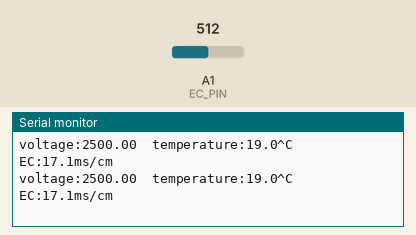
Recording of a sketch running on a simulated Arduino Uno, built with avr-gcc and run on an emulated ATmega328P. On the bench: the last lines printed to the serial monitor. The inputs (shaded band) are chosen by the test bench; at power-on: A1 (EC_PIN) = 512.

Above: at 2.8 s.
2.9 s: A1 (EC_PIN) set to 716
At 3.8 s:
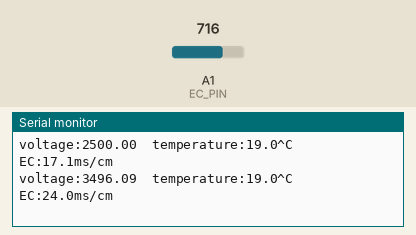
4.4 s: A1 (EC_PIN) set to 900
At 5.4 s:
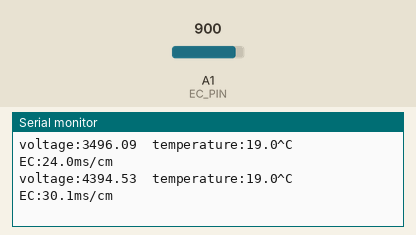
Timing chart, 0 to 7.4 s (numbered marks = the images above; inputs shaded):
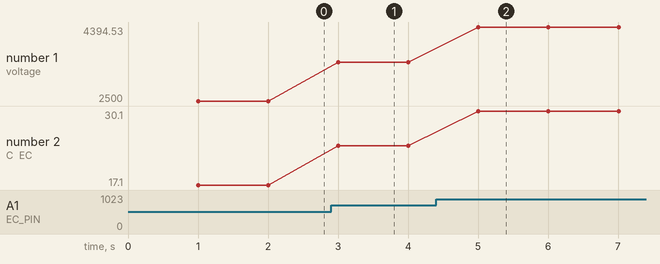

Measured:
- after the input at 2.9 s, the serial monitor: prints a new line after 0.10 s (image 1)
- after the input at 4.4 s, the serial monitor: prints a new line after 0.61 s (image 2)
- plotted number 1: 2500 → 3496.09 after the input at 2.9 s, 3496.09 → 4394.53 after the input at 4.4 s
- plotted number 2: 17.1 → 24 after the input at 2.9 s, 24 → 30.1 after the input at 4.4 s

The sketch:

ec.ino
```cpp
// (licence header left out)
#include "DFRobot_EC10.h"
#include <EEPROM.h>

#define EC_PIN A1
float voltage,ecValue,temperature = 19.0;
DFRobot_EC10 ec;

void setup()
{
  Serial.begin(115200);
  ec.begin();
}

void loop()
{
    static unsigned long timepoint = millis();
    if(millis()-timepoint>1000U)  //time interval: 1s
    {
      timepoint = millis();
      voltage = analogRead(EC_PIN)/1024.0*5000;  // read the voltage
      Serial.print("voltage:");
      Serial.print(voltage);
      //temperature = readTemperature();  // read your temperature sensor to execute temperature compensation
      ecValue =  ec.readEC(voltage,temperature);  // convert voltage to EC with temperature compensation
      Serial.print("  temperature:");
      Serial.print(temperature,1);
      Serial.print("^C  EC:");
      Serial.print(ecValue,1);
      Serial.println("ms/cm");
    }
    ec.calibration(voltage,temperature);  // calibration process by Serail CMD
}

float readTemperature()
{
  //add your code here to get the temperature from your temperature sensor
}
```
